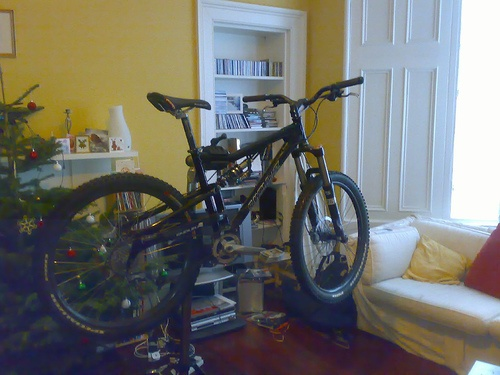
#> input picture FeatureExtraction/dataset/ablation/0.jpg, 500 x 375 px, found by its file name; its folder holds 3 pictures in this run
$ python ImageDataAugmentation.py
#> lines starting #> are read from the running program, lines starting #| are printed output that depends on the picture; pictures that were not available may be replaced by others from this repository, and a replacement may not be noted
### FeatureExtraction/DataAugmentation/Cropping.py
import os
import cv2
import numpy as np

from utils import getFiles

def random_crop(image, crop_size):
    height, width = image.shape[:2]
    crop_height, crop_width = crop_size
    if crop_width >= width or crop_height >= height:
        raise ValueError("Crop size should be smaller than image size")
    x = np.random.randint(0, width - crop_width + 1)
    y = np.random.randint(0, height - crop_height + 1)
    cropped_image = image[y:y+crop_height, x:x+crop_width]
    return cropped_image# 读取图像


def create_cropped_image(image_path, recursion=False, subdirname=None, crop_size=(200, 200), count=1):
    """
    image_path: 图片目录
    recursion: 是否递归搜索图片目录，默认为False，不进行递归搜索
    subdirname: 子目录名称
    crop_size: 裁剪尺寸
    count: 生成图片的数量
    """
    # 获取图片路径
    image_path = os.path.abspath(image_path)
    files = getFiles(image_path, recursion)
    for img_path in files:
        # 调整原图片大小
        image = cv2.imread(img_path)
        image = cv2.resize(image,(1024,800))
        # 随机裁剪到固定大小
        for i in range(count):
            cropped_image = random_crop(image, crop_size)# 显示原始图像和裁剪后的图像
            # 保存图片
            filename = img_path.split("\\")[-1].split('.')[0]
            new_filename = filename + f'_crop{i+1:03d}.jpg'
            if subdirname:
                dir_name = os.path.join(image_path, subdirname)
                if not os.path.exists(dir_name):
                    os.mkdir(dir_name)
                new_img_path = os.path.join(dir_name, new_filename)
            else:
                new_img_path = os.path.join(image_path, new_filename)
            print(f"{new_img_path} has saved!")
            cv2.imwrite(new_img_path, cropped_image)


# [4 lines that do not run on import are left out]

### FeatureExtraction/DataAugmentation/ColorVibrance.py
import os
import random

import cv2
import numpy as np
import matplotlib.pyplot as plt

from PIL import ImageEnhance, Image
from utils import getFiles


# [15 lines left out: function randomColor, not called in this run]

def create_color_vibrance_image(image_path, recursion=False, subdirname=None, count=1):
    """
    色彩抖动：饱和度，亮度，对比度，锐度
    image_path: 图片路径
    recursion: 是否递归搜索图片目录，默认为False，不进行递归搜索
    subdirname: 子目录名称
    count: 生成图片的数量
    """
    image_path = os.path.abspath(image_path)
    files = getFiles(image_path, recursion)
    for img_path in files:
        img = cv2.imread(img_path)
        # 原图
        cj_img = Image.fromarray(img)
        # 设置图片名
        filename = img_path.split("\\")[-1].split('.')[0]
        for i in range(int(count/5)):
            # 调整饱和度
            sa_img = np.asarray(randomColor(cj_img, saturation=1))
            # 调整亮度
            br_img = np.asarray(randomColor(cj_img, brightness=1))
            # 调整对比度
            co_img = np.asarray(randomColor(cj_img, contrast=1))
            # 调整锐度
            sh_img = np.asarray(randomColor(cj_img, sharpness=1))
            # 调整所有项
            rc_img = np.asarray(randomColor(cj_img, saturation=1,
                                            brightness=1, contrast=1, sharpness=1))
            new_saturation_filename = filename + f'_saturation{i+1:03d}.jpg'
            new_brightness_filename = filename + f'_brightness{i+1:03d}.jpg'
            new_contrast_filename = filename + f'_contrast{i+1:03d}.jpg'
            new_sharpness_filename = filename + f'_sharpness{i+1:03d}.jpg'
            new_random_color_filename = filename + f'_random_color{i+1:03d}.jpg'
            if subdirname:
                dir_name = os.path.join(image_path, subdirname)
                if not os.path.exists(dir_name):
                    os.mkdir(dir_name)
                saturation_img_path = os.path.join(dir_name, new_saturation_filename)
                brightness_img_path = os.path.join(dir_name, new_brightness_filename)
                contrast_img_path = os.path.join(dir_name, new_contrast_filename)
                sharpness_img_path = os.path.join(dir_name, new_sharpness_filename)
                random_color_img_path = os.path.join(dir_name, new_random_color_filename)
            else:
                saturation_img_path = os.path.join(image_path, new_saturation_filename)
                brightness_img_path = os.path.join(image_path, new_brightness_filename)
                contrast_img_path = os.path.join(image_path, new_contrast_filename)
                sharpness_img_path = os.path.join(image_path, new_sharpness_filename)
                random_color_img_path = os.path.join(image_path, new_random_color_filename)
            print(f"{saturation_img_path} has saved!")
            print(f"{brightness_img_path} has saved!")
            print(f"{contrast_img_path} has saved!")
            print(f"{sharpness_img_path} has saved!")
            print(f"{random_color_img_path} has saved!")
            # 保存图片
            cv2.imwrite(saturation_img_path, sa_img)
            cv2.imwrite(brightness_img_path, br_img)
            cv2.imwrite(contrast_img_path, co_img)
            cv2.imwrite(sharpness_img_path, sh_img)
            cv2.imwrite(random_color_img_path, rc_img)

# [4 lines that do not run on import are left out]

### FeatureExtraction/DataAugmentation/FlipAndRotate.py
# 去除黑边的操作
import os
import cv2
import random
import matplotlib.pyplot as plt
import numpy as np

from utils import getFiles

crop_image = lambda img, x0, y0, w, h: img[y0:y0+h, x0:x0+w]  # 定义裁切函数，后续裁切黑边使用

def rotate_image(img, angle, crop):
    """
    angle: 旋转的角度
    crop: 是否需要进行裁剪，布尔向量
    """
    h, w = img.shape[:2]
    # 旋转角度的周期是360°
    angle %= 360
    # 计算仿射变换矩阵
    M_rotation = cv2.getRotationMatrix2D((h / 2, w / 2), angle, 1)
    # 得到旋转后的图像
    img_rotated = cv2.warpAffine(img, M_rotation, (h, w))

    # 如果需要去除黑边
    if crop:
        # 裁剪角度的等效周期是180°
        angle_crop = angle % 180
        if angle > 90:
            angle_crop = 180 - angle_crop
        # 转化角度为弧度
        theta = angle_crop * np.pi / 180
        # 计算高宽比
        hw_ratio = float(h) / float(w)
        # 计算裁剪边长系数的分子项
        tan_theta = np.tan(theta)
        numerator = np.cos(theta) + np.sin(theta) * np.tan(theta)

        # 计算分母中和高宽比相关的项
        r = hw_ratio if h > w else 1 / hw_ratio
        # 计算分母项
        denominator = r * tan_theta + 1
        # 最终的边长系数
        crop_mult = numerator / denominator

        # 得到裁剪区域
        w_crop = int(crop_mult * w)
        h_crop = int(crop_mult * h)
        x0 = int((w - w_crop) / 2)
        y0 = int((h - h_crop) / 2)
        img_rotated = crop_image(img_rotated, x0, y0, w_crop, h_crop)
    return img_rotated

def create_rotate_image(image_path, recursion=False, subdirname=None, count=1):
    """
    image_path: 图片路径
    recursion: 是否递归搜索图片目录，默认为False，不进行递归搜索
    subdirname: 子目录名称
    count: 生成图片的数量
    """
    image_path = os.path.abspath(image_path)
    files = getFiles(image_path, recursion)
    for img_path in files:
        img = cv2.imread(img_path)
        for i in range(count):
            # 随机旋转度数
            degree = random.randint(0, 360)
            # 无黑边旋转
            # nonblack_image_rotated = rotate_image(img, degree, True)
            # 有黑边旋转
            black_image_rotated = rotate_image(img, degree, False)
            # 保存图片
            filename = img_path.split("\\")[-1].split('.')[0]
            new_black_filename = filename + f'_black{degree:03d}rotate{i+1:03d}.jpg'
            # new_nonblack_filename = filename + f'_nonblack{degree:03d}rotate{i+1:03d}.jpg'
            if subdirname:
                dir_name = os.path.join(image_path, subdirname)
                if not os.path.exists(dir_name):
                    os.mkdir(dir_name)
                new_black_img_path = os.path.join(dir_name, new_black_filename)
                # new_nonblack_img_path = os.path.join(dir_name, new_nonblack_filename)
            else:
                new_black_img_path = os.path.join(image_path, new_black_filename)
                # new_nonblack_img_path = os.path.join(image_path, new_nonblack_filename)
            print(f"{new_black_img_path} has saved!")
            # print(f"{new_nonblack_img_path} has saved!")
            cv2.imwrite(new_black_img_path, black_image_rotated)
            # cv2.imwrite(new_nonblack_img_path, nonblack_image_rotated)

# [3 lines that do not run on import are left out]
    # create_rotate_image(image_path, None, 2)

### FeatureExtraction/DataAugmentation/utils.py
import os

def getFiles(directory_path, recursion=True):
    """
    directory_path: 要获取文件名的目录
    recursion: 是否需要递归搜索，默认为True，会进行递归搜索
    """
    file_list = []
    # 遍历当前目录下的文件
    for filename in os.listdir(directory_path):
        file_path = os.path.join(directory_path, filename)

        if os.path.isfile(file_path):
            file_list.append(file_path)
        elif os.path.isdir(file_path) and recursion:
            # 如果是子目录，递归调用该函数
            file_list.extend(getFiles(file_path, recursion))
    return file_list

### FeatureExtraction/DataAugmentation/Shifting.py
import os
import cv2
import random
import matplotlib.pyplot as plt
import numpy as np

from utils import getFiles

def create_shift_image(image_path, recursion=False, subdirname=None, count=1):
    """
    image_path: 图片路径
    recursion: 是否递归搜索图片目录，默认为False，不进行递归搜索
    subdirname: 子目录名称
    count: 生成图片的数量
    """
    image_path = os.path.abspath(image_path)
    files = getFiles(image_path, recursion)
    for img_path in files:
        img = cv2.imread(img_path)
        h, w, ch = img.shape
        for i in range(count):
            # 图片移位
            shift_h = random.randint(int(-h/2), int(h/2))
            shift_w = random.randint(int(-w/2), int(w/2))

            mat_shift = np.float32([[1, 0, shift_w], [0, 1, shift_h]])
            shifted_img = cv2.warpAffine(img, mat_shift, (w, h))
            # 保存图片
            filename = img_path.split("\\")[-1].split('.')[0]
            new_filename = filename + f'_shift{i+1:03d}.jpg'
            if subdirname:
                dir_name = os.path.join(image_path, subdirname)
                if not os.path.exists(dir_name):
                    os.mkdir(dir_name)
                new_img_path = os.path.join(dir_name, new_filename)
            else:
                new_img_path = os.path.join(image_path, new_filename)
            print(f"{new_img_path} has saved!")
            cv2.imwrite(new_img_path, shifted_img)

# [3 lines that do not run on import are left out]
    # [11 lines of commented-out code are left out]

### FeatureExtraction/DataAugmentation/Zooming.py
import os
import random
import cv2
import matplotlib.pyplot as plt
import numpy as np

from utils import getFiles

def create_zoom_image(image_path, recursion=False, subdirname=None, count=1):
    """
    image_path: 图片路径
    recursion: 是否递归搜索图片目录，默认为False，不进行递归搜索
    subdirname: 子目录名称
    count: 生成图片的数量
    """
    image_path = os.path.abspath(image_path)
    files = getFiles(image_path, recursion)
    for img_path in files:
        img = cv2.imread(img_path)
        h, w, ch = img.shape
        for i in range(count):
            # 图片缩放（0.25~2倍）
            zoom_h = int(h * (2 ** (random.random()*4 - 2)))
            zoom_w = int(w * (2 ** (random.random()*4 - 2)))

            zoom_img = cv2.resize(img, (zoom_w, zoom_h))
            # 保存图片
            filename = img_path.split("\\")[-1].split('.')[0]
            new_filename = filename + f'_zoom{i+1:03d}.jpg'
            if subdirname:
                dir_name = os.path.join(image_path, subdirname)
                if not os.path.exists(dir_name):
                    os.mkdir(dir_name)
                new_img_path = os.path.join(dir_name, new_filename)
            else:
                new_img_path = os.path.join(image_path, new_filename)
            print(f"{new_img_path} has saved!")
            cv2.imwrite(new_img_path, zoom_img)

# [3 lines that do not run on import are left out]
    # [14 lines of commented-out code are left out]

### FeatureExtraction/python/ImageDataAugmentation.py
import os
import sys

sys.path.append(r"D:\Project\MyProjects\FeatureExtraction")
sys.path.append(r"D:\Project\MyProjects\FeatureExtraction\DataAugmentation")

import DataAugmentation

# 设置数据集目录
root = "./python/dataset"

trans_type = ['crop', 'color_vibrance', 'rotate', 'shift', 'zoom']

paths = [f"{root}/{trans}" for trans in trans_type]

import random

source_path = './VOC2007/VOCdevkit/JPEGImages'
source_absolute_path = os.path.abspath(source_path)
files = DataAugmentation.utils.getFiles(source_absolute_path, False)
sources = random.choices(files, k=len(paths))

import shutil

# 创建目录
for path in paths:
    if not os.path.exists(path):
        os.mkdir(path)
    else:
        shutil.rmtree(path)
        os.mkdir(path)

# 移动文件
for source, path in zip(sources, paths):
    shutil.copy(source, path)


# 生成增强图片
image_count = int(input("要生成的图片数量（整数）："))
#> the answer given: 3

for path, trans in zip(paths, trans_type):
    if trans == 'crop':
        DataAugmentation.create_cropped_image(path, count=image_count)
#> in create_cropped_image, image is the input picture: shape (375, 500, 3); mean B, G, R 106.7, 112.5, 112.9
#> in create_cropped_image, `image = cv2.resize(image,(1024,800))`:
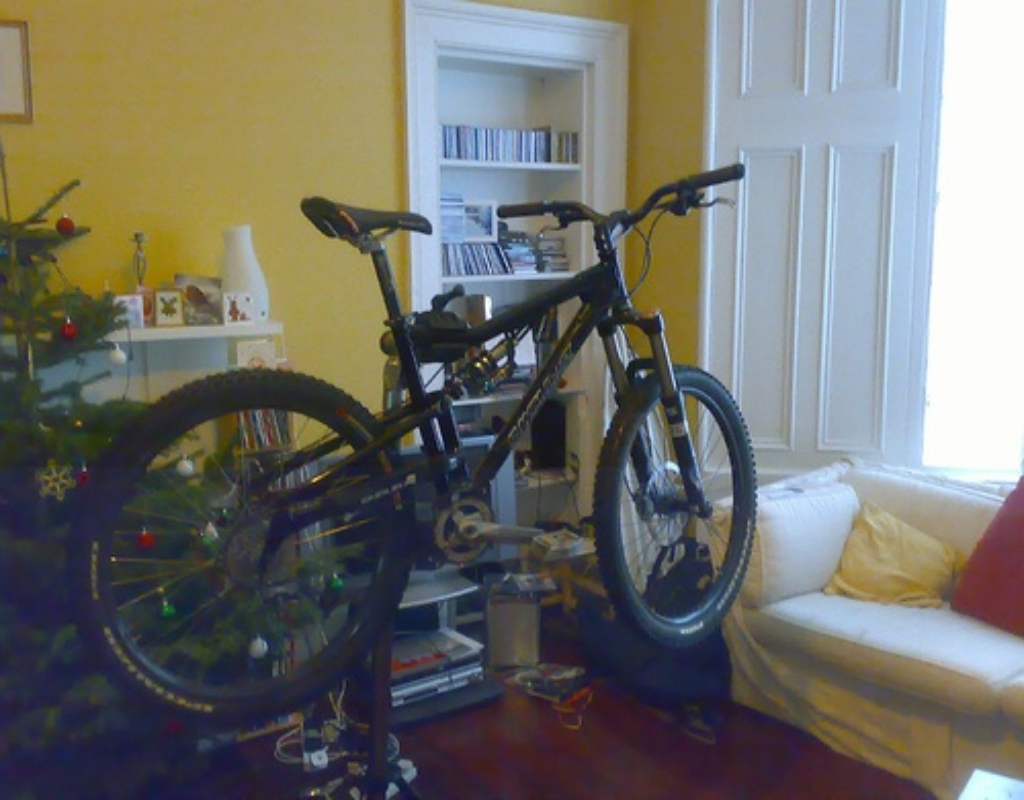
#> image: shape (800, 1024, 3); mean B, G, R 106.6, 112.4, 112.8
#> the loop in create_cropped_image, `for i in range(count):` made 3 passes
#> pass 1, in random_crop, `cropped_image = image[y:y+crop_height, x:x+crop_width]`:
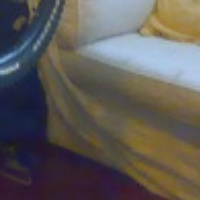
#> cropped_image: shape (200, 200, 3); mean B, G, R 87.1, 90.4, 95
#> pass 2, in random_crop (call 2), `cropped_image = image[y:y+crop_height, x:x+crop_width]`:
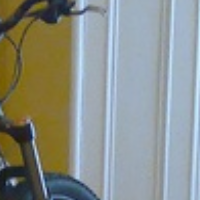
#> cropped_image: shape (200, 200, 3); mean B, G, R 137.3, 143.9, 139
#> pass 3, in random_crop (call 3), `cropped_image = image[y:y+crop_height, x:x+crop_width]`:
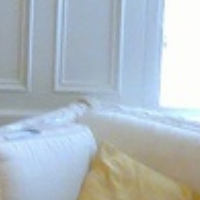
#> cropped_image: shape (200, 200, 3); mean B, G, R 194.8, 187.1, 176
    elif trans == 'color_vibrance':
        DataAugmentation.create_color_vibrance_image(path, count=image_count)
    elif trans == 'rotate':
        DataAugmentation.create_rotate_image(path, count=image_count)
    elif trans == 'shift':
        DataAugmentation.create_shift_image(path, count=image_count)
    elif trans == 'zoom':
        DataAugmentation.create_zoom_image(path, count=image_count)
